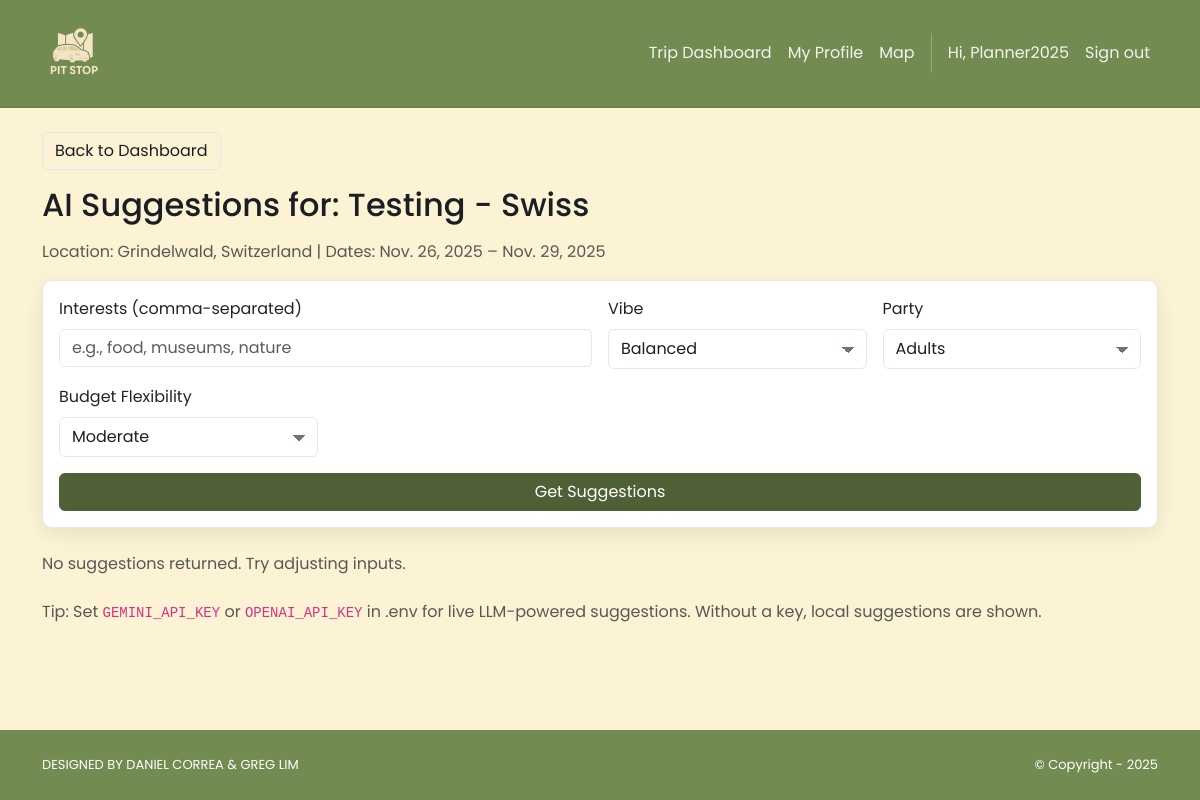
Page /trip/6/suggestions/ (signed in) on the committed database.
### accounts/models.py (models this page shows)
class User(AbstractUser):
    class Roles(models.TextChoices):
        PLANNER = "PLANNER", "Planner"
        ROAD_TRIPPER = "ROAD_TRIPPER", "Road Tripper"
    role = models.CharField(
        max_length=20, choices=Roles.choices, default=Roles.ROAD_TRIPPER, db_index=True
    )
    @property
    def is_planner(self) -> bool:
        return self.role == self.Roles.PLANNER
    @property
    def is_roadTripper(self) -> bool:
        return self.role == self.Roles.ROAD_TRIPPER

### trip/models.py (models this page shows, shortened)
class Trip(models.Model):
    planner = models.ForeignKey(settings.AUTH_USER_MODEL, on_delete = models.CASCADE, related_name = "planned_trips")
    title = models.CharField(max_length = 200)
    description = models.TextField()
    location = models.CharField(max_length = 200)
    start_date = models.DateField()
    end_date = models.DateField()
    approximate_budget = models.DecimalField(max_digits = 10, decimal_places = 2)
    max_capacity =  models.PositiveIntegerField()
    created_by = models.ForeignKey(
        settings.AUTH_USER_MODEL,
        on_delete=models.CASCADE,
        related_name="created_trips",
        limit_choices_to={"role": "PLANNER"},
    )
    created_at = models.DateTimeField(auto_now_add=True)
    roadTrippers = models.ManyToManyField(RoadTripper, related_name="joined_trippers", blank="True")
    numSignedUp = models.PositiveIntegerField(default=0)

### trip/views.py (the view)
# urls.py: path("<int:pk>/suggestions/", views.trip_suggestions, name="trip.suggestions"),
@login_required
@planner_required
def trip_suggestions(request, pk):
    trip = get_object_or_404(Trip, pk=pk, created_by=request.user)
    suggestions = None
    provider = None
    error = None
    vibe_options = ["relaxed", "balanced", "active"]
    party_options = ["adults", "family", "kids"]
    budget_options = ["conservative", "moderate", "splurge"]
    default_preferences = {
        "interests": "",
        "vibe": "balanced",
        "party": "adults",
        "budget_flexibility": "moderate",
    }
    if request.method == "POST":
        preferences = {
            "interests": request.POST.get("interests", "").strip(),
            "vibe": request.POST.get("vibe", "balanced").strip(),
            "party": request.POST.get("party", "adults").strip(),
            "budget_flexibility": request.POST.get("budget_flexibility", "moderate").strip(),
        }
        res = suggest_activities(trip, preferences, max_items=8)
        suggestions = res.get("activities", [])
        provider = res.get("provider")
        error = res.get("error")
    else:
        preferences = default_preferences
    return render(
        request,
        "trip/suggestions.html",
        {
            "trip": trip,
            "suggestions": suggestions,
            "provider": provider,
            "error": error,
            "preferences": preferences,
            "vibe_options": vibe_options,
            "party_options": party_options,
            "budget_options": budget_options,
        },
    )

### pitStop/context_processors.py (called while the page is built)
def static_revisions(request):
    base = Path(settings.BASE_DIR)
    logo_path = base / 'pitStop' / 'static' / 'img' / 'brand.png'
    try:
        rev_logo = str(int(os.path.getmtime(logo_path)))
    except Exception:
        rev_logo = '1'
    css_path = base / 'pitStop' / 'static' / 'css' / 'style.css'
    try:
        rev_css = str(int(os.path.getmtime(css_path)))
    except Exception:
        rev_css = '1'
    return {
        'STATIC_REV_LOGO': rev_logo,
        'STATIC_REV_CSS': rev_css,
    }

### trip/templates/trip/suggestions.html (shortened to what this page needs)
{% extends "pitStop/base.html" %}
{% block content %}
<div class="container py-4">
  <a href="{% url 'trip.dashboard' %}" class="btn btn-outline-secondary mb-3">Back to Dashboard</a>
  <div class="d-flex align-items-center justify-content-between mb-2">
    <h2>AI Suggestions for: {{ trip.title }}</h2>
  </div>
  <p class="text-muted">Location: {{ trip.location }} | Dates: {{ trip.start_date }} – {{ trip.end_date }}</p>
  <form method="post" class="card p-3 mb-4">
    <div class="row g-3">
      <div class="col-md-6">
        <label class="form-label">Interests (comma-separated)</label>
        <input name="interests" class="form-control" placeholder="e.g., food, museums, nature" value="{{ preferences.interests|default:'' }}">
      </div>
      <div class="col-md-3">
        <label class="form-label">Vibe</label>
        <select name="vibe" class="form-select">
          {% for v in vibe_options %}
          <option value="{{ v }}" {% if preferences.vibe == v %}selected{% endif %}>{{ v|title }}</option>
          {% endfor %}
        </select>
      </div>
      <div class="col-md-3">
        <label class="form-label">Party</label>
        <select name="party" class="form-select">
          {% for v in party_options %}
          <option value="{{ v }}" {% if preferences.party == v %}selected{% endif %}>{{ v|title }}</option>
          {% endfor %}
        </select>
      </div>
      <div class="col-md-3">
        <label class="form-label">Budget Flexibility</label>
        <select name="budget_flexibility" class="form-select">
          {% for v in budget_options %}
          <option value="{{ v }}" {% if preferences.budget_flexibility == v %}selected{% endif %}>{{ v|title }}</option>
          {% endfor %}
        </select>
      </div>
    </div>
    <button class="btn btn-dark mt-3" type="submit">Get Suggestions</button>
  </form>
  {% if suggestions %}
  <div class="row g-3">
    {% for a in suggestions %}
    <div class="col-md-6">
      <div class="card h-100">
        <div class="card-body">
          <h5 class="card-title">{{ a.name }}</h5>
          <p class="card-subtitle text-muted mb-2">{{ a.category }} • {{ a.suggested_time }}</p>
          <p class="card-text">{{ a.description }}</p>
        </div>
        <div class="card-footer d-flex justify-content-between">
          <small>{{ a.location }}</small>
          <small class="text-muted">{{ a.cost_estimate }}</small>
        </div>
      </div>
    </div>
    {% endfor %}
  </div>
  {% else %}
    <p class="text-muted">No suggestions returned. Try adjusting inputs.</p>
  {% endif %}
  <div class="mt-4">
    <p class="text-muted">Tip: Set <code>GEMINI_API_KEY</code> or <code>OPENAI_API_KEY</code> in .env for live LLM-powered suggestions. Without a key, local suggestions are shown.</p>
  </div>
</div>
{% endblock %}

### pitStop/templates/pitStop/base.html (shortened to what this page needs)
<!DOCTYPE html>
<html>
  {% load static %}
  <head>
    <link href="https://cdn.jsdelivr.net/npm/bootstrap@5.3.3/dist/css/bootstrap.min.css"
          rel="stylesheet">
    <link rel="stylesheet"
          href="https://cdnjs.cloudflare.com/ajax/libs/font-awesome/6.1.1/css/all.min.css">
    <link rel="stylesheet" type="text/css" href="{% static 'css/style.css' %}?v={{ STATIC_REV_CSS }}">
  </head>
  <body class="d-flex flex-column min-vh-100{% if request.resolver_match and request.resolver_match.url_name == 'home.index' %} is-home{% endif %}">
    <nav class="p-3 navbar navbar-light ms-brandbar navbar-expand-lg">
      <div class="container">
        <a class="navbar-brand" href="{% url 'home.index' %}">
          <img src="{% static 'img/brand.png' %}?v={{ STATIC_REV_LOGO }}" alt="logo" height="64" style="object-fit:contain;" />
        </a>
        <div class="collapse navbar-collapse" id="navbarNavAltMarkup">
          <div class="navbar-nav ms-auto navbar-ml align-items-lg-center">
            {% if user.is_authenticated %}
              {% if not user.is_staff %}
                <a class="nav-link" href="{% url 'trip.dashboard' %}">Trip Dashboard</a>
                {% if user.is_planner %}
                  <a class="nav-link" href="{% url 'planner.my_profile' %}">My Profile</a>
                  <a class="nav-link" href="{% url 'map' %}">Map</a>
                {% endif %}
              {% else %}
                <a class="nav-link" href="{% url 'admin:index' %}">Admin</a>
              {% endif %}
              <span class="nav-link disabled">Hi, {{ user.username }}</span>
              <a class="nav-link" href="{% url 'logout' %}">Sign out</a>
            {% else %}
              <a class="nav-link" href="{% url 'home.about' %}">About</a>
              <a class="nav-link" href="{% url 'login' %}">Log in</a>
              <a class="nav-link" href="{% url 'signup.choice' %}">Sign up</a>
            {% endif %}
          </div>
        </div>
      </div>
    </nav>
    <div class="flex-grow-1">
      {% block content %}
      {% endblock content %}
    </div>
    <section class="p-3 ms-footer-bottom">
      <div class="container d-flex justify-content-between">
        <div class="me-5 text-white">
          <span>DESIGNED BY
            <a href="https://www.x.com/danielgarax" target="_blank">DANIEL CORREA</a> &
            <a href="https://www.x.com/greglim81" target="_blank">GREG LIM</a>
          </span>
        </div>
        <div class="text-white">
          <span>© Copyright - 2025</span>
        </div>
      </div>
    </section>
  </body>
</html>

### pitStop/static/css/style.css (style rules this page uses)
:root { --bg: #fcf2d4; --bg-alt: #ebdaa2; --surface: #ffffff; --surface-2: #f6f6f0; --text: #1b1f23; --muted: #6b7280; --border: #e5e7eb; --brand-cream: #fcf2d4; --brand-sage: #718b51; --brand-ltgrn: #bcce98; --brand-beige: #ebdaa2; --brand-deep: #506036; --primary: var(--brand-sage); --primary-contrast: #ffffff; --link: var(--brand-deep); --success: var(--brand-ltgrn); --warning: var(--brand-beige); --danger: #d06a6c; --shadow: 0 6px 20px rgba(0,0,0,0.08); --radius: 10px; --radius-sm: 8px; --radius-xs: 6px; --focus: 0 0 0 0.2rem rgba(120,147,99,0.35); --transition: 180ms ease; }
html, body { background: var(--bg); color: var(--text); }
body { font-family: 'Poppins', system-ui, -apple-system, Segoe UI, Roboto, Arial, sans-serif; line-height: 1.5; text-rendering: optimizeLegibility; -webkit-font-smoothing: antialiased; -moz-osx-font-smoothing: grayscale; transition: background-color var(--transition), color var(--transition); }
a { color: var(--link); }
.navbar { backdrop-filter: saturate(160%) blur(4px); }
.navbar .nav-link { opacity: 0.9; }
.ms-brandbar { background: var(--primary) !important; border-bottom: 2px solid rgba(0,0,0,0.06); }
.ms-brandbar .nav-link, .ms-brandbar .navbar-brand, .ms-brandbar .navbar-text { color: var(--primary-contrast) !important; }
.ms-brandbar .nav-link { position: relative; transition: color 160ms ease, transform 140ms ease; }
.ms-brandbar .nav-link::after { content: ''; position: absolute; left: 0; right: 0; bottom: -4px; height: 2px; width: 0; margin: 0 auto; background: var(--primary-contrast); transition: width 180ms ease; }
.card { background-color: var(--surface); border: 1px solid var(--border); border-radius: var(--radius); box-shadow: var(--shadow); }
.btn-outline-secondary { color: var(--text); border-color: var(--border); }
.btn-dark { background: var(--brand-deep); border-color: var(--brand-deep); color: #fff; }
.btn { transition: transform 140ms ease, box-shadow 180ms ease, filter 140ms ease; }
.form-control, .form-select, .form-check-input { background-color: var(--surface); border: 1px solid var(--border); color: var(--text); border-radius: var(--radius-xs); }
.form-select { padding-right: 2.25rem; background-image: linear-gradient(45deg, transparent 50%, var(--muted) 50%), linear-gradient(135deg, var(--muted) 50%, transparent 50%); background-position: calc(100% - 1.1rem) 1.05rem, calc(100% - 0.75rem) 1.05rem; background-size: 6px 6px, 6px 6px; background-repeat: no-repeat; min-height: 40px; }
.ms-footer-bottom { background: var(--primary) !important; border-top: 0; }
.ms-footer-bottom span { font-size: 13px; line-height: 38px; }
.ms-footer-bottom a { color: var(--primary-contrast); text-decoration: none; }
.btn, .form-control, .form-select, .nav-link, .card { transition: all var(--transition); }

### rows in the picture
User: username "Planner2025"
Trip: title "Testing - Swiss", location "Grindelwald, Switzerland", start_date "Nov. 26, 2025", end_date "Nov. 29, 2025"

### other values in the picture
form field vibe "Balanced"
form field party "Adults"
form field budget_flexibility "Moderate"
